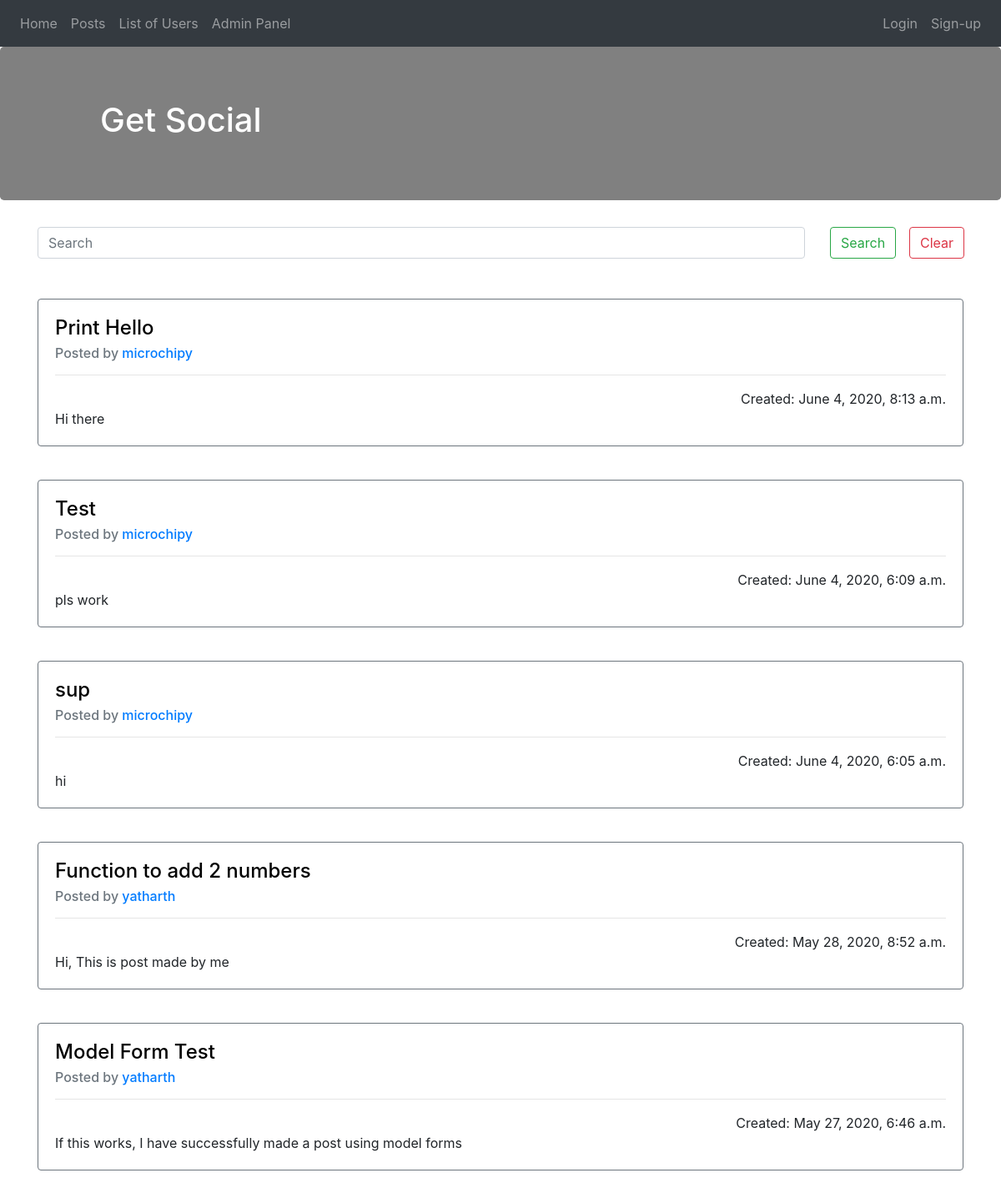
/posts/, run on an earlier commit of the app's database.
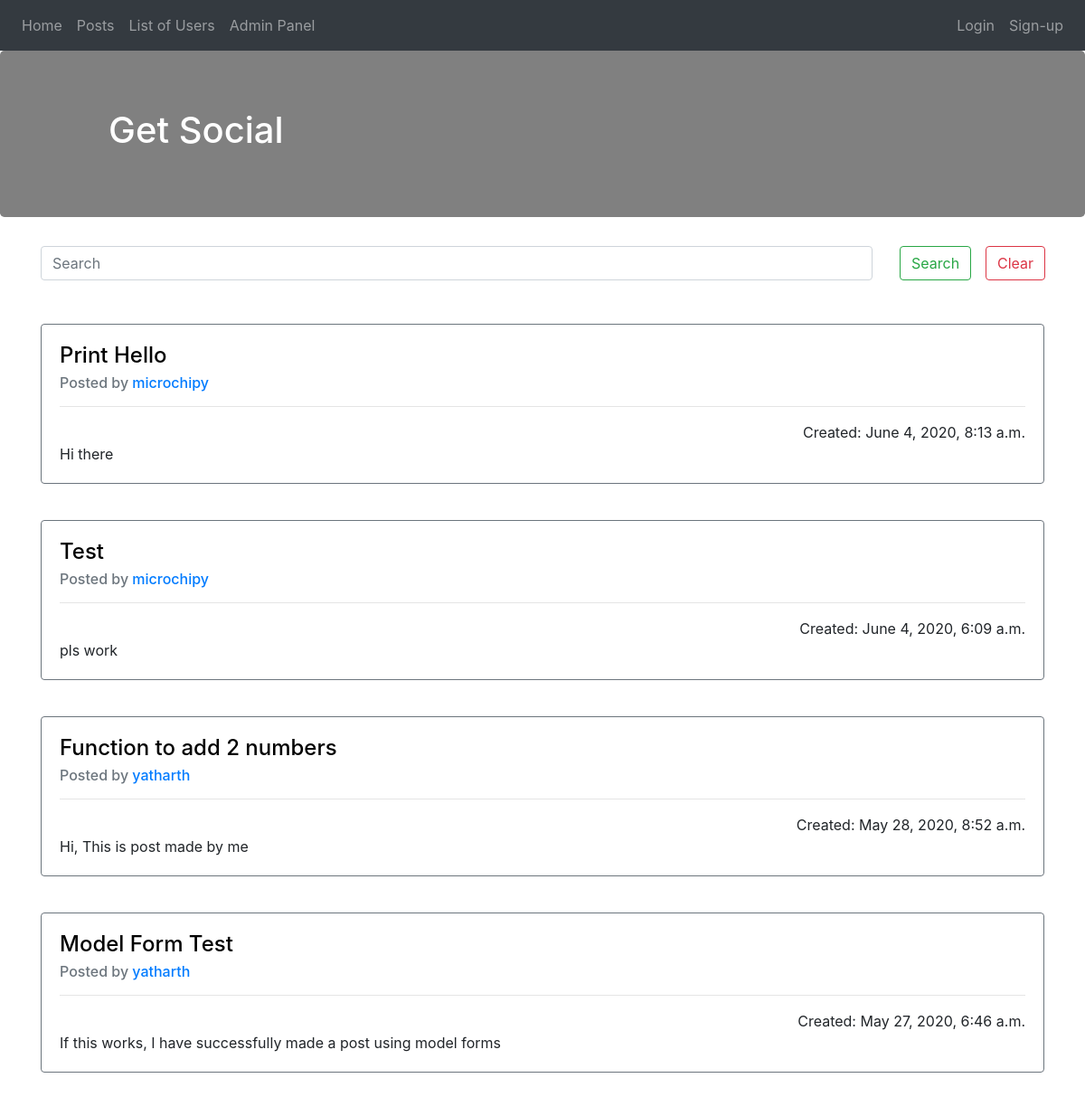
And on a later commit of the database.
### login/models.py (models this page shows)
class Post(models.Model):
	user = models.ForeignKey(User,null=True,on_delete=models.SET_NULL) #post will not be deleted when a user's account is removed
	title = models.CharField(max_length=200,null=True)
	content = models.TextField(max_length=500,null=True)
	date_posted = models.DateTimeField(auto_now_add=True)

class User(models.Model):
	djangoUser = models.OneToOneField(djangoAuthUser,null=True,on_delete=models.CASCADE)
	date_created = models.DateTimeField(auto_now_add=True)

### login/views.py (the view, shortened to what this page needs)
# urls.py: path('posts/',views.post_feed),
def post_feed(request):
	posts = Post.objects.order_by('-date_posted') #Sorts the post by most recent first
	return render(request,'login/posts.html',{'posts':posts})

### login/templates/login/posts.html (shortened to what this page needs)
{% extends 'djangoApp/base.html' %}
{% block content %}
	<form id="searchForm" method="POST">
		<div class="row">
			<div class="col col-sm-10">
				<input class="form-control mr-sm-2" type="search" id="searchField" name="search" placeholder="Search" aria-label="Search">
			</div>
			<div class="col col-sm-1">
		  		<button class="btn btn-outline-success my-2 my-sm-0" type="submit">Search</button>
		  	</div>
		  	<div class="col col-sm-1">
		  		<button class="btn btn-outline-danger my-2 my-sm-0" onclick="clearSearch()" type="button">Clear</button>
		  	</div>
		</div>
	</form>
	<br/><br/>
	{% for post in posts %}
		<div class="card border-secondary mb-3">
		  <div class="card-body">
		    <h4 class="card-title"><a style="color:black" href="{% url 'ViewPost' post.id %}">{{post.title}} </a></h4>
		    <h6 class="card-subtitle mb-2 text-muted">
		    	Posted by <a href="{% url 'Profile' post.user.id %}">{{post.user.djangoUser.username}} </a>
		    </h6>
		    <hr/>
		    <div align="right"> Created: {{post.date_posted}}</div>
		    <p class="card-text">{{post.content}}</p>
		  </div>
		</div>
		<br/>
	{% endfor %}
{% endblock %}

What changed in the data, as far as the page shows it:
removed Post: title "sup", user.djangoUser.username "microchipy", date_posted "June 4, 2020, 6:05 a.m.", content "hi"
